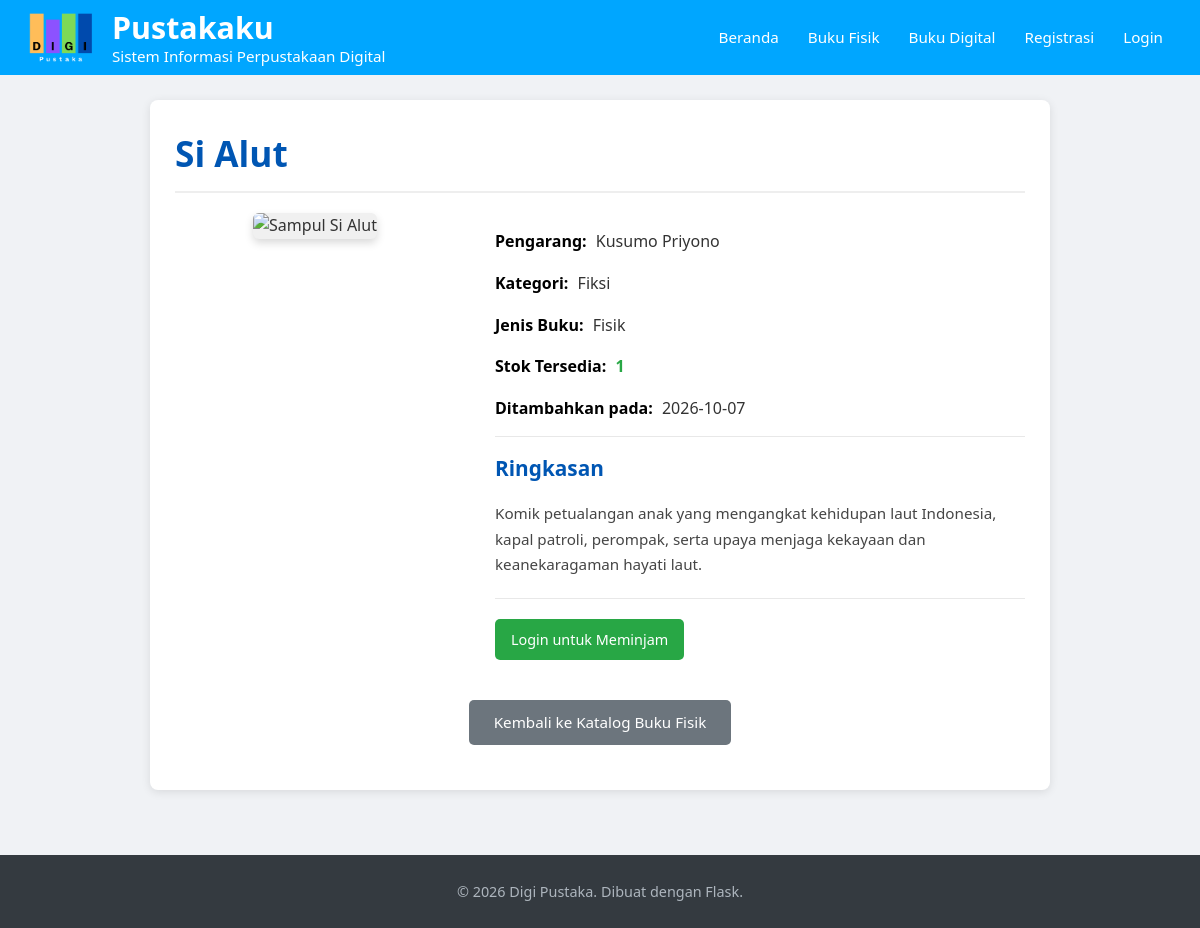
Before: /book/85 with the older database file.
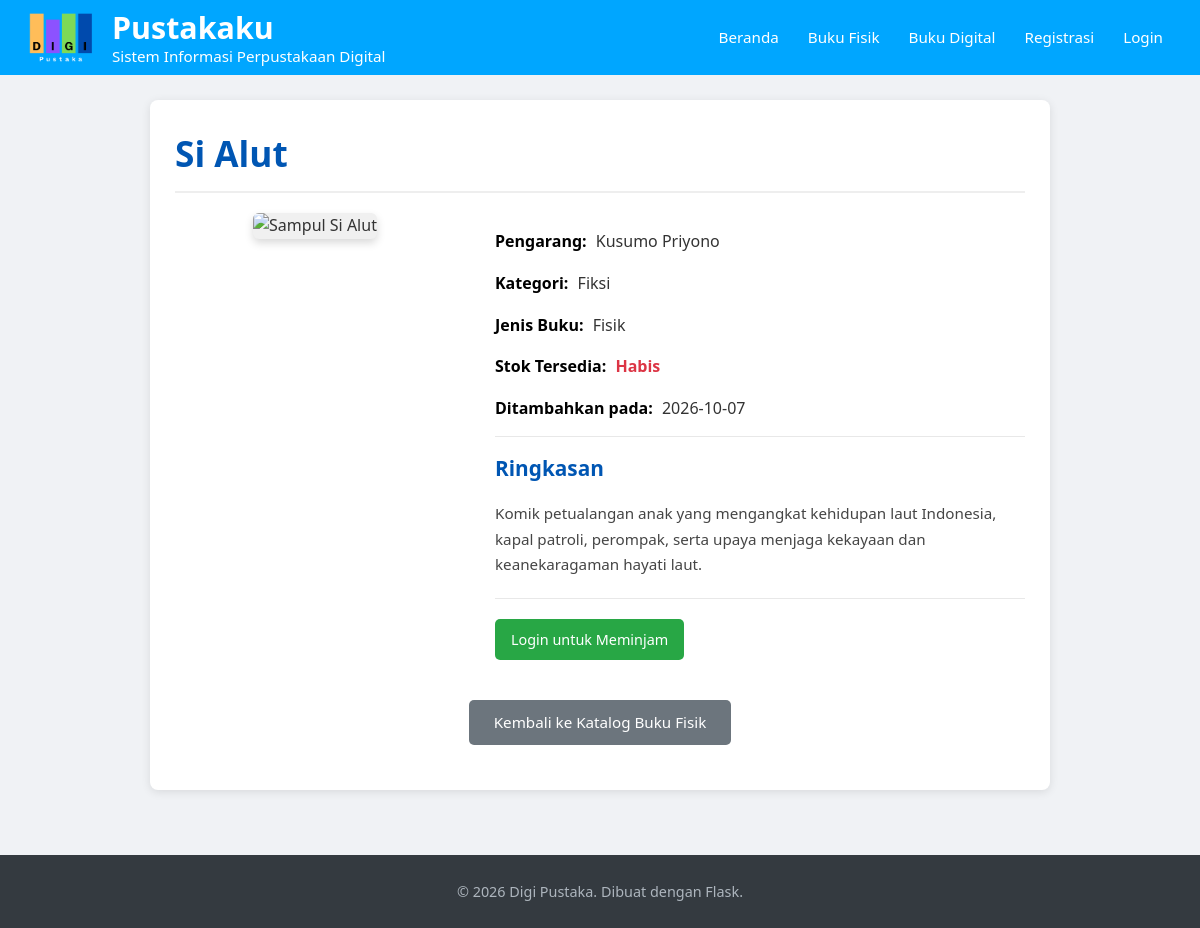
After: the same page with the newer database file.
### tables this page shows
CREATE TABLE books (
    book_id INTEGER PRIMARY KEY AUTOINCREMENT,
    judul TEXT NOT NULL,
    pengarang TEXT,
    penerbit TEXT,
    tahun_terbit INTEGER,
    isbn TEXT UNIQUE,
    jumlah_halaman INTEGER,
    category_id INTEGER, -- Foreign Key ke tabel categories
    jenis_buku TEXT NOT NULL CHECK(jenis_buku IN ('fisik', 'digital')), -- 'fisik' atau 'digital'
    ringkasan TEXT,
    file_ebook_path TEXT, -- Path relatif jika jenis_buku = 'digital'
    cover_image_path TEXT, -- Path relatif untuk gambar sampul
    stok_fisik INTEGER DEFAULT 0, -- Hanya berlaku jika jenis_buku = 'fisik'
    created_at DATETIME DEFAULT CURRENT_TIMESTAMP, -- Untuk waktu pembuatan buku
    updated_at DATETIME DEFAULT CURRENT_TIMESTAMP,
    FOREIGN KEY (category_id) REFERENCES categories (category_id) ON DELETE SET NULL -- Aksi jika kategori dihapus
);

### app.py (the view)
@app.route('/book/<int:book_id>')
def book_detail(book_id):
    db = get_db()
    book_raw = db.execute("SELECT b.*, c.nama_kategori FROM books b LEFT JOIN categories c ON b.category_id = c.category_id WHERE b.book_id = ?", (book_id,)).fetchone()
    if book_raw is None: abort(404)
    book = dict(book_raw)
    book['created_at_dt'] = parse_datetime_str(book.get('created_at'))
    book['updated_at_dt'] = parse_datetime_str(book.get('updated_at'))
    return render_template('book_detail.html', title=book['judul'], book=book)

### app.py (called while the page is built, shortened)
def get_db():
    db = getattr(g, '_database', None)
    if db is None:
        db = g._database = sqlite3.connect(DATABASE)
        db.row_factory = sqlite3.Row
    return db

@app.teardown_appcontext
def close_connection(exception):
    db = getattr(g, '_database', None)
    if db is not None:
        db.close()

def parse_datetime_str(date_str, format='%Y-%m-%d %H:%M:%S'):
    if not date_str:
        return None
    try:
        return datetime.datetime.strptime(date_str.split('.')[0], format)
    except (ValueError, TypeError):
        return None

@app.before_request
def load_logged_in_user():
    user_id = session.get('user_id')
    g.user = None

@app.context_processor
def inject_global_vars():
    user_for_template = g.get('user', None)
    return {'current_year': datetime.datetime.now().year,
            'g_user': user_for_template,
            'now': datetime.datetime.now(),
            'parse_datetime_str': parse_datetime_str}

### templates/book_detail.html (shortened to what the changed rows need)
<!DOCTYPE html>
<html lang="id">
<head>
    <link rel="stylesheet" href="{{ url_for('static', filename='css/style.css') }}">
</head>
<body>
    <header class="header-main">
        <div class="header-left">
            <div class="site-title-container">
                <h1 class="site-title">Pustakaku</h1>
            </div>
        </div>
    </header>
    <div class="page-content-container book-detail-page">
        {% if book %}
            <h2 class="book-title-main">{{ book.judul }}</h2>
            <div class="book-detail-layout">
                <div class="book-cover-container">
                    {% if book.cover_image_path %}
                        <img src="{{ url_for('static', filename=book.cover_image_path) }}" alt="Sampul {{ book.judul }}" onerror="this.onerror=null; this.src='{{ url_for('static', filename='images/default_cover.png') }}';">
                    {% else %}
                        <img src="{{ url_for('static', filename='images/default_cover.png') }}" alt="Sampul Default" onerror="this.onerror=null; this.src='{{ url_for('static', filename='images/default_cover.png') }}';">
                    {% endif %}
                </div>
                <div class="book-info-container">
                    <p><strong>Pengarang:</strong> {{ book.pengarang if book.pengarang else '-' }}</p>
                    <p><strong>Kategori:</strong> {{ book.nama_kategori if book.nama_kategori else 'Tidak Berkategori' }}</p>
                    <p><strong>Jenis Buku:</strong> {{ book.jenis_buku.capitalize() if book.jenis_buku else '-' }}</p>
                    {% if book.jenis_buku == 'fisik' %}
                        <p><strong>Stok Tersedia:</strong> <span class="book-stock {{ 'available' if book.stok_fisik > 0 else 'unavailable' }}">{{ book.stok_fisik if book.stok_fisik is not none and book.stok_fisik > 0 else 'Habis' }}</span></p>
                    {% endif %}
                     <p><strong>Ditambahkan pada:</strong> {{ book.created_at.split(' ')[0] if book.created_at else '-' }}</p>
                    <div class="synopsis">
                        <h3>Ringkasan</h3>
                        <p>{{ book.ringkasan if book.ringkasan else 'Ringkasan tidak tersedia.' }}</p>
                    </div>
                    <div class="book-actions">
                        {% if book.jenis_buku == 'digital' %}
                            {% if book.file_ebook_path and book.file_ebook_path.lower().endswith('.pdf') %}
                                <button id="previewPdfBtn" class="btn btn-preview">Lihat Preview</button>
                            {% endif %}
                            {% if g.user %}
                                {% if book.file_ebook_path %}
                                    <a href="{{ url_for('borrow_book', book_id=book.book_id) }}" class="btn btn-borrow">Pinjam & Unduh</a>
                                {% else %}
                                    <button class="btn btn-borrow" disabled>eBook Tidak Tersedia</button>
                                {% endif %}
                            {% else %}
                                <a href="{{ url_for('login', next=request.url) }}" class="btn btn-borrow">Login untuk Meminjam</a>
                            {% endif %}
                        {% elif book.jenis_buku == 'fisik' %}
                             {% if g.user %}
                                {% if book.stok_fisik is not none and book.stok_fisik > 0 %}
                                    <a href="{{ url_for('borrow_book', book_id=book.book_id) }}" class="btn btn-borrow">Pinjam Buku Fisik</a>
                                {% else %}
                                     <button class="btn btn-borrow" disabled>Stok Habis</button>
                                {% endif %}
                             {% else %}
                                <a href="{{ url_for('login', next=request.url) }}" class="btn btn-borrow">Login untuk Meminjam</a>
                            {% endif %}
                        {% endif %}
                    </div>
                </div>
            </div>
        {% else %}
            <h2 class="page-title">Buku Tidak Ditemukan</h2>
            <p style="text-align:center;">Maaf, buku yang Anda cari tidak dapat ditemukan.</p>
        {% endif %}
        <div class="back-button-container">
            {% if book and book.jenis_buku == 'fisik' %}
                 <a href="{{ url_for('books_catalog_physical') }}" class="btn btn-back">Kembali ke Katalog Buku Fisik</a>
            {% elif book and book.jenis_buku == 'digital' %}
                 <a href="{{ url_for('books_catalog_digital') }}" class="btn btn-back">Kembali ke Katalog Buku Digital</a>
            {% else %}
                 <a href="{{ url_for(request.referrer or 'index') }}" class="btn btn-back">Kembali</a>
            {% endif %}
        </div>
    </div>
</body>
</html>

Changed rows visible on the page:
changed books "Si Alut": stok_fisik "1" → "Habis"
